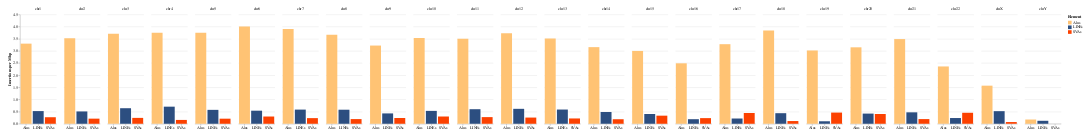

Notebook code for this chart:
### Code cell
sorter=chromList
sorter2=['ALUs' , 'LINEs', 'SVAs']
alt.Chart(chromDF2).mark_bar().encode(

    # tell Altair which field to group columns on
    x=alt.X('Element:N', title=None),

    # tell Altair which field to use as Y values and how to calculate
    y=alt.Y('sum(Count):Q',
        axis=alt.Axis(
            grid=True,
            title='Insertions per Mbp')),

    # tell Altair which field to use to use as the set of columns to be  represented in each group
    column=alt.Column('Chromosome:N', title=None, sort=chromList),

    # tell Altair which field to use for color segmentation 
    color=alt.Color('Element:N',
            scale=alt.Scale(
                # make it look pretty with an enjoyable color pallet
                range=['#FFC374', '#2C4E80', '#FC4100'],
            ),
        ))\
    .configure_view(
        # remove grid lines around column clusters
        strokeOpacity=0    
    ).properties(
    width=100,
    padding={"left": 20, "top": 20, "right": 20, "bottom": 20}
).configure_axisX(
    labelAngle=0  # Rotate the x-axis ticks by 45 degrees
)

### Figure 1 — Vega-Lite specification as saved in the notebook (floating-point values rounded to 4 significant figures)
{"config": {"view": {"continuousWidth": 300, "continuousHeight": 300, "strokeOpacity": 0}, "axisX": {"labelAngle": 0}}, "data": {"name": "data-b4c9173adcdc04660eff64fe60817b0f"}, "mark": {"type": "bar"}, "encoding": {"color": {"field": "Element", "scale": {"range": ["#FFC374", "#2C4E80", "#FC4100"]}, "type": "nominal"}, "column": {"field": "Chromosome", "sort": ["chr1", "chr2", "chr3", "chr4", "chr5", "chr6", "chr7", "chr8", "chr9", "chr10", "chr11", "chr12", "chr13", "chr14", "chr15", "chr16", "chr17", "chr18", "chr19", "chr20", "chr21", "chr22", "chrX", "chrY"], "title": null, "type": "nominal"}, "x": {"field": "Element", "title": null, "type": "nominal"}, "y": {"aggregate": "sum", "axis": {"grid": true, "title": "Insertions per Mbp"}, "field": "Count", "type": "quantitative"}}, "padding": {"left": 20, "top": 20, "right": 20, "bottom": 20}, "width": 100, "$schema": "https://vega.github.io/schema/vega-lite/v5.17.0.json", "datasets": {"data-b4c9173adcdc04660eff64fe60817b0f": [{"Chromosome": "chr1", "Count": 3.302, "Element": "Alus"}, {"Chromosome": "chr1", "Count": 0.5222, "Element": "LINEs"}, {"Chromosome": "chr1", "Count": 0.2691, "Element": "SVAs"}, {"Chromosome": "chr2", "Count": 3.526, "Element": "Alus"}, {"Chromosome": "chr2", "Count": 0.5079, "Element": "LINEs"}, {"Chromosome": "chr2", "Count": 0.2106, "Element": "SVAs"}, {"Chromosome": "chr3", "Count": 3.707, "Element": "Alus"}, {"Chromosome": "chr3", "Count": 0.6405, "Element": "LINEs"}, {"Chromosome": "chr3", "Count": 0.2421, "Element": "SVAs"}, {"Chromosome": "chr4", "Count": 3.748, "Element": "Alus"}, {"Chromosome": "chr4", "Count": 0.7045, "Element": "LINEs"}, {"Chromosome": "chr4", "Count": 0.1577, "Element": "SVAs"}, {"Chromosome": "chr5", "Count": 3.751, "Element": "Alus"}, {"Chromosome": "chr5", "Count": 0.5729, "Element": "LINEs"}, {"Chromosome": "chr5", "Count": 0.2093, "Element": "SVAs"}, {"Chromosome": "chr6", "Count": 4.005, "Element": "Alus"}, {"Chromosome": "chr6", "Count": 0.5386, "Element": "LINEs"}, {"Chromosome": "chr6", "Count": 0.2986, "Element": "SVAs"}, {"Chromosome": "chr7", "Count": 3.91, "Element": "Alus"}, {"Chromosome": "chr7", "Count": 0.5836, "Element": "LINEs"}, {"Chromosome": "chr7", "Count": 0.2322, "Element": "SVAs"}, {"Chromosome": "chr8", "Count": 3.665, "Element": "Alus"}, {"Chromosome": "chr8", "Count": 0.5788, "Element": "LINEs"}, {"Chromosome": "chr8", "Count": 0.1929, "Element": "SVAs"}, {"Chromosome": "chr9", "Count": 3.223, "Element": "Alus"}, {"Chromosome": "chr9", "Count": 0.4263, "Element": "LINEs"}, {"Chromosome": "chr9", "Count": 0.2384, "Element": "SVAs"}, {"Chromosome": "chr10", "Count": 3.535, "Element": "Alus"}, {"Chromosome": "chr10", "Count": 0.5307, "Element": "LINEs"}, {"Chromosome": "chr10", "Count": 0.299, "Element": "SVAs"}, {"Chromosome": "chr11", "Count": 3.501, "Element": "Alus"}, {"Chromosome": "chr11", "Count": 0.5996, "Element": "LINEs"}, {"Chromosome": "chr11", "Count": 0.2739, "Element": "SVAs"}, {"Chromosome": "chr12", "Count": 3.729, "Element": "Alus"}, {"Chromosome": "chr12", "Count": 0.6153, "Element": "LINEs"}, {"Chromosome": "chr12", "Count": 0.2551, "Element": "SVAs"}, {"Chromosome": "chr13", "Count": 3.515, "Element": "Alus"}, {"Chromosome": "chr13", "Count": 0.5858, "Element": "LINEs"}, {"Chromosome": "chr13", "Count": 0.2186, "Element": "SVAs"}, {"Chromosome": "chr14", "Count": 3.158, "Element": "Alus"}, {"Chromosome": "chr14", "Count": 0.4858, "Element": "LINEs"}, {"Chromosome": "chr14", "Count": 0.1868, "Element": "SVAs"}, {"Chromosome": "chr15", "Count": 3.0, "Element": "Alus"}, {"Chromosome": "chr15", "Count": 0.402, "Element": "LINEs"}, {"Chromosome": "chr15", "Count": 0.3334, "Element": "SVAs"}, {"Chromosome": "chr16", "Count": 2.491, "Element": "Alus"}, {"Chromosome": "chr16", "Count": 0.1882, "Element": "LINEs"}, {"Chromosome": "chr16", "Count": 0.2325, "Element": "SVAs"}, {"Chromosome": "chr17", "Count": 3.279, "Element": "Alus"}, {"Chromosome": "chr17", "Count": 0.2162, "Element": "LINEs"}, {"Chromosome": "chr17", "Count": 0.4444, "Element": "SVAs"}, {"Chromosome": "chr18", "Count": 3.845, "Element": "Alus"}, {"Chromosome": "chr18", "Count": 0.4355, "Element": "LINEs"}, {"Chromosome": "chr18", "Count": 0.112, "Element": "SVAs"}, {"Chromosome": "chr19", "Count": 3.02, "Element": "Alus"}, {"Chromosome": "chr19", "Count": 0.1024, "Element": "LINEs"}, {"Chromosome": "chr19", "Count": 0.4606, "Element": "SVAs"}, {"Chromosome": "chr20", "Count": 3.15, "Element": "Alus"}, {"Chromosome": "chr20", "Count": 0.419, "Element": "LINEs"}, {"Chromosome": "chr20", "Count": 0.4035, "Element": "SVAs"}, {"Chromosome": "chr21", "Count": 3.49, "Element": "Alus"}, {"Chromosome": "chr21", "Count": 0.471, "Element": "LINEs"}, {"Chromosome": "chr21", "Count": 0.1927, "Element": "SVAs"}, {"Chromosome": "chr22", "Count": 2.361, "Element": "Alus"}, {"Chromosome": "chr22", "Count": 0.2361, "Element": "LINEs"}, {"Chromosome": "chr22", "Count": 0.4526, "Element": "SVAs"}, {"Chromosome": "chrX", "Count": 1.57, "Element": "Alus"}, {"Chromosome": "chrX", "Count": 0.5191, "Element": "LINEs"}, {"Chromosome": "chrX", "Count": 0.07049, "Element": "SVAs"}, {"Chromosome": "chrY", "Count": 0.1747, "Element": "Alus"}, {"Chromosome": "chrY", "Count": 0.1223, "Element": "LINEs"}, {"Chromosome": "chrY", "Count": 0.0, "Element": "SVAs"}]}}
